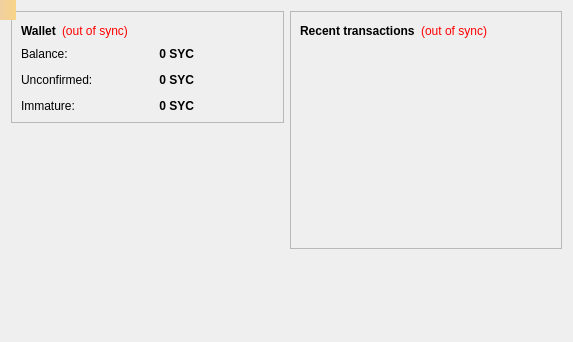
<?xml version="1.0" encoding="UTF-8"?>
<ui version="4.0">
 <class>OverviewPage</class>
 <widget class="QWidget" name="OverviewPage">
  <property name="geometry">
   <rect>
    <x>0</x>
    <y>0</y>
    <width>573</width>
    <height>342</height>
   </rect>
  </property>
  <property name="windowTitle">
   <string>Form</string>
  </property>
  <layout class="QGridLayout" name="gridLayout_2">
   <item row="0" column="0">
    <layout class="QHBoxLayout" name="horizontalLayout" stretch="1,1">
     <item>
      <layout class="QVBoxLayout" name="verticalLayout_2">
       <item>
        <widget class="QFrame" name="frame">
         <property name="frameShape">
          <enum>QFrame::StyledPanel</enum>
         </property>
         <property name="frameShadow">
          <enum>QFrame::Raised</enum>
         </property>
         <layout class="QVBoxLayout" name="verticalLayout_4">
          <item>
           <layout class="QHBoxLayout" name="horizontalLayout_4">
            <item>
             <widget class="QLabel" name="label_5">
              <property name="font">
               <font>
                <weight>75</weight>
                <bold>true</bold>
               </font>
              </property>
              <property name="text">
               <string>Wallet</string>
              </property>
             </widget>
            </item>
            <item>
             <widget class="QLabel" name="labelWalletStatus">
              <property name="toolTip">
               <string>&lt;html&gt;&lt;head/&gt;&lt;body&gt;&lt;p&gt;The displayed information may be out of date. Your wallet automatically synchronizes with the SubYuanChain network after a connection is established, but this process has not completed yet.&lt;/p&gt;&lt;/body&gt;&lt;/html&gt;</string>
              </property>
              <property name="styleSheet">
               <string notr="true">QLabel { color: red; }</string>
              </property>
              <property name="text">
               <string notr="true">(out of sync)</string>
              </property>
              <property name="alignment">
               <set>Qt::AlignLeading|Qt::AlignLeft|Qt::AlignVCenter</set>
              </property>
             </widget>
            </item>
            <item>
             <spacer name="horizontalSpacer_2">
              <property name="orientation">
               <enum>Qt::Horizontal</enum>
              </property>
              <property name="sizeHint" stdset="0">
               <size>
                <width>40</width>
                <height>20</height>
               </size>
              </property>
             </spacer>
            </item>
           </layout>
          </item>
          <item>
           <layout class="QGridLayout" name="gridLayout" columnstretch="3,8">
            <property name="spacing">
             <number>12</number>
            </property>
            <item row="0" column="0">
             <widget class="QLabel" name="label">
              <property name="text">
               <string>Balance:</string>
              </property>
             </widget>
            </item>
            <item row="0" column="1">
             <widget class="QLabel" name="labelBalance">
              <property name="font">
               <font>
                <weight>75</weight>
                <bold>true</bold>
               </font>
              </property>
              <property name="cursor">
               <cursorShape>IBeamCursor</cursorShape>
              </property>
              <property name="toolTip">
               <string>Your current balance</string>
              </property>
              <property name="layoutDirection">
               <enum>Qt::LeftToRight</enum>
              </property>
              <property name="text">
               <string notr="true">0 SYC</string>
              </property>
              <property name="alignment">
               <set>Qt::AlignRight|Qt::AlignTrailing|Qt::AlignVCenter</set>
              </property>
              <property name="indent">
               <number>80</number>
              </property>
              <property name="textInteractionFlags">
               <set>Qt::LinksAccessibleByMouse|Qt::TextSelectableByKeyboard|Qt::TextSelectableByMouse</set>
              </property>
             </widget>
            </item>
            <item row="1" column="0">
             <widget class="QLabel" name="label_3">
              <property name="text">
               <string>Unconfirmed:</string>
              </property>
             </widget>
            </item>
            <item row="1" column="1">
             <widget class="QLabel" name="labelUnconfirmed">
              <property name="font">
               <font>
                <weight>75</weight>
                <bold>true</bold>
               </font>
              </property>
              <property name="cursor">
               <cursorShape>IBeamCursor</cursorShape>
              </property>
              <property name="toolTip">
               <string>Total of transactions that have yet to be confirmed, and do not yet count toward the current balance</string>
              </property>
              <property name="layoutDirection">
               <enum>Qt::LeftToRight</enum>
              </property>
              <property name="text">
               <string notr="true">0 SYC</string>
              </property>
              <property name="alignment">
               <set>Qt::AlignRight|Qt::AlignTrailing|Qt::AlignVCenter</set>
              </property>
              <property name="indent">
               <number>80</number>
              </property>
              <property name="textInteractionFlags">
               <set>Qt::LinksAccessibleByMouse|Qt::TextSelectableByKeyboard|Qt::TextSelectableByMouse</set>
              </property>
             </widget>
            </item>
            <item row="2" column="0">
             <widget class="QLabel" name="labelImmatureText">
              <property name="text">
               <string>Immature:</string>
              </property>
             </widget>
            </item>
            <item row="2" column="1">
             <widget class="QLabel" name="labelImmature">
              <property name="font">
               <font>
                <weight>75</weight>
                <bold>true</bold>
               </font>
              </property>
              <property name="toolTip">
               <string>Mined balance that has not yet matured</string>
              </property>
              <property name="layoutDirection">
               <enum>Qt::LeftToRight</enum>
              </property>
              <property name="text">
               <string notr="true">0 SYC</string>
              </property>
              <property name="alignment">
               <set>Qt::AlignRight|Qt::AlignTrailing|Qt::AlignVCenter</set>
              </property>
              <property name="margin">
               <number>0</number>
              </property>
              <property name="indent">
               <number>80</number>
              </property>
              <property name="textInteractionFlags">
               <set>Qt::LinksAccessibleByMouse|Qt::TextSelectableByKeyboard|Qt::TextSelectableByMouse</set>
              </property>
             </widget>
            </item>
           </layout>
          </item>
         </layout>
        </widget>
       </item>
       <item>
        <spacer name="verticalSpacer_3">
         <property name="orientation">
          <enum>Qt::Vertical</enum>
         </property>
         <property name="sizeHint" stdset="0">
          <size>
           <width>20</width>
           <height>40</height>
          </size>
         </property>
        </spacer>
       </item>
       <item>
        <widget class="QLabel" name="label_wallet_bgcoin">
         <property name="text">
          <string/>
         </property>
         <property name="pixmap">
          <pixmap resource="../bitcoin.qrc">:/images/wallet_bgcoin</pixmap>
         </property>
         <property name="scaledContents">
          <bool>false</bool>
         </property>
         <property name="alignment">
          <set>Qt::AlignCenter</set>
         </property>
         <property name="margin">
          <number>0</number>
         </property>
        </widget>
       </item>
       <item>
        <spacer name="verticalSpacer">
         <property name="orientation">
          <enum>Qt::Vertical</enum>
         </property>
         <property name="sizeHint" stdset="0">
          <size>
           <width>20</width>
           <height>40</height>
          </size>
         </property>
        </spacer>
       </item>
      </layout>
     </item>
     <item>
      <layout class="QVBoxLayout" name="verticalLayout_3">
       <item>
        <widget class="QFrame" name="frame_2">
         <property name="frameShape">
          <enum>QFrame::StyledPanel</enum>
         </property>
         <property name="frameShadow">
          <enum>QFrame::Raised</enum>
         </property>
         <layout class="QVBoxLayout" name="verticalLayout">
          <item>
           <layout class="QHBoxLayout" name="horizontalLayout_2">
            <item>
             <widget class="QLabel" name="label_4">
              <property name="text">
               <string>&lt;b&gt;Recent transactions&lt;/b&gt;</string>
              </property>
             </widget>
            </item>
            <item>
             <widget class="QLabel" name="labelTransactionsStatus">
              <property name="toolTip">
               <string>&lt;html&gt;&lt;head/&gt;&lt;body&gt;&lt;p&gt;The displayed information may be out of date. Your wallet automatically synchronizes with the SubYuanChain network after a connection is established, but this process has not completed yet.&lt;/p&gt;&lt;/body&gt;&lt;/html&gt;</string>
              </property>
              <property name="styleSheet">
               <string notr="true">QLabel { color: red; }</string>
              </property>
              <property name="text">
               <string notr="true">(out of sync)</string>
              </property>
              <property name="alignment">
               <set>Qt::AlignRight|Qt::AlignTrailing|Qt::AlignVCenter</set>
              </property>
             </widget>
            </item>
            <item>
             <spacer name="horizontalSpacer">
              <property name="orientation">
               <enum>Qt::Horizontal</enum>
              </property>
              <property name="sizeHint" stdset="0">
               <size>
                <width>40</width>
                <height>20</height>
               </size>
              </property>
             </spacer>
            </item>
           </layout>
          </item>
          <item>
           <widget class="QListView" name="listTransactions">
            <property name="styleSheet">
             <string notr="true">QListView { background: transparent; }</string>
            </property>
            <property name="frameShape">
             <enum>QFrame::NoFrame</enum>
            </property>
            <property name="verticalScrollBarPolicy">
             <enum>Qt::ScrollBarAlwaysOff</enum>
            </property>
            <property name="horizontalScrollBarPolicy">
             <enum>Qt::ScrollBarAlwaysOff</enum>
            </property>
            <property name="selectionMode">
             <enum>QAbstractItemView::NoSelection</enum>
            </property>
           </widget>
          </item>
         </layout>
        </widget>
       </item>
       <item>
        <spacer name="verticalSpacer_2">
         <property name="orientation">
          <enum>Qt::Vertical</enum>
         </property>
         <property name="sizeHint" stdset="0">
          <size>
           <width>20</width>
           <height>40</height>
          </size>
         </property>
        </spacer>
       </item>
      </layout>
     </item>
    </layout>
   </item>
  </layout>
  <widget class="QLabel" name="labelAlerts">
   <property name="geometry">
    <rect>
     <x>0</x>
     <y>0</y>
     <width>16</width>
     <height>20</height>
    </rect>
   </property>
   <property name="visible">
    <bool>false</bool>
   </property>
   <property name="styleSheet">
    <string notr="true">background-color: qlineargradient(x1: 0, y1: 0, x2: 1, y2: 0, stop:0 #F0D0A0, stop:1 #F8D488); color:#000000;</string>
   </property>
   <property name="wordWrap">
    <bool>true</bool>
   </property>
   <property name="margin">
    <number>3</number>
   </property>
  </widget>
 </widget>
 <resources>
  <include location="../bitcoin.qrc"/>
 </resources>
 <connections/>
</ui>
